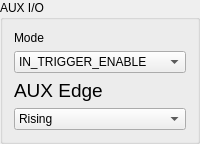
               <widget class="QGroupBox" name="AUXIObox">
                <property name="maximumSize">
                 <size>
                  <width>400</width>
                  <height>400</height>
                 </size>
                </property>
                <property name="title">
                 <string>AUX I/O</string>
                </property>
                <layout class="QVBoxLayout" name="verticalLayout_12">
                 <item>
                  <widget class="QLabel" name="AUXlabel">
                   <property name="text">
                    <string>Mode</string>
                   </property>
                  </widget>
                 </item>
                 <item>
                  <widget class="QComboBox" name="AUXIO">
                   <item>
                    <property name="text">
                     <string>IN_TRIGGER_ENABLE</string>
                    </property>
                   </item>
                   <item>
                    <property name="text">
                     <string>OUT_TRIGGER</string>
                    </property>
                   </item>
                   <item>
                    <property name="text">
                     <string>IN_AUXILIARY</string>
                    </property>
                   </item>
                   <item>
                    <property name="text">
                     <string>OUT_PACER</string>
                    </property>
                   </item>
                   <item>
                    <property name="text">
                     <string>OUT_SERIAL_DATA</string>
                    </property>
                   </item>
                  </widget>
                 </item>
                 <item>
                  <widget class="QLabel" name="AUXEDGElabel">
                   <property name="font">
                    <font>
                     <pointsize>14</pointsize>
                    </font>
                   </property>
                   <property name="text">
                    <string>AUX Edge</string>
                   </property>
                  </widget>
                 </item>
                 <item>
                  <widget class="QComboBox" name="AUXEDGE">
                   <item>
                    <property name="text">
                     <string>Rising</string>
                    </property>
                   </item>
                   <item>
                    <property name="text">
                     <string>Falling</string>
                    </property>
                   </item>
                  </widget>
                 </item>
                </layout>
               </widget>
